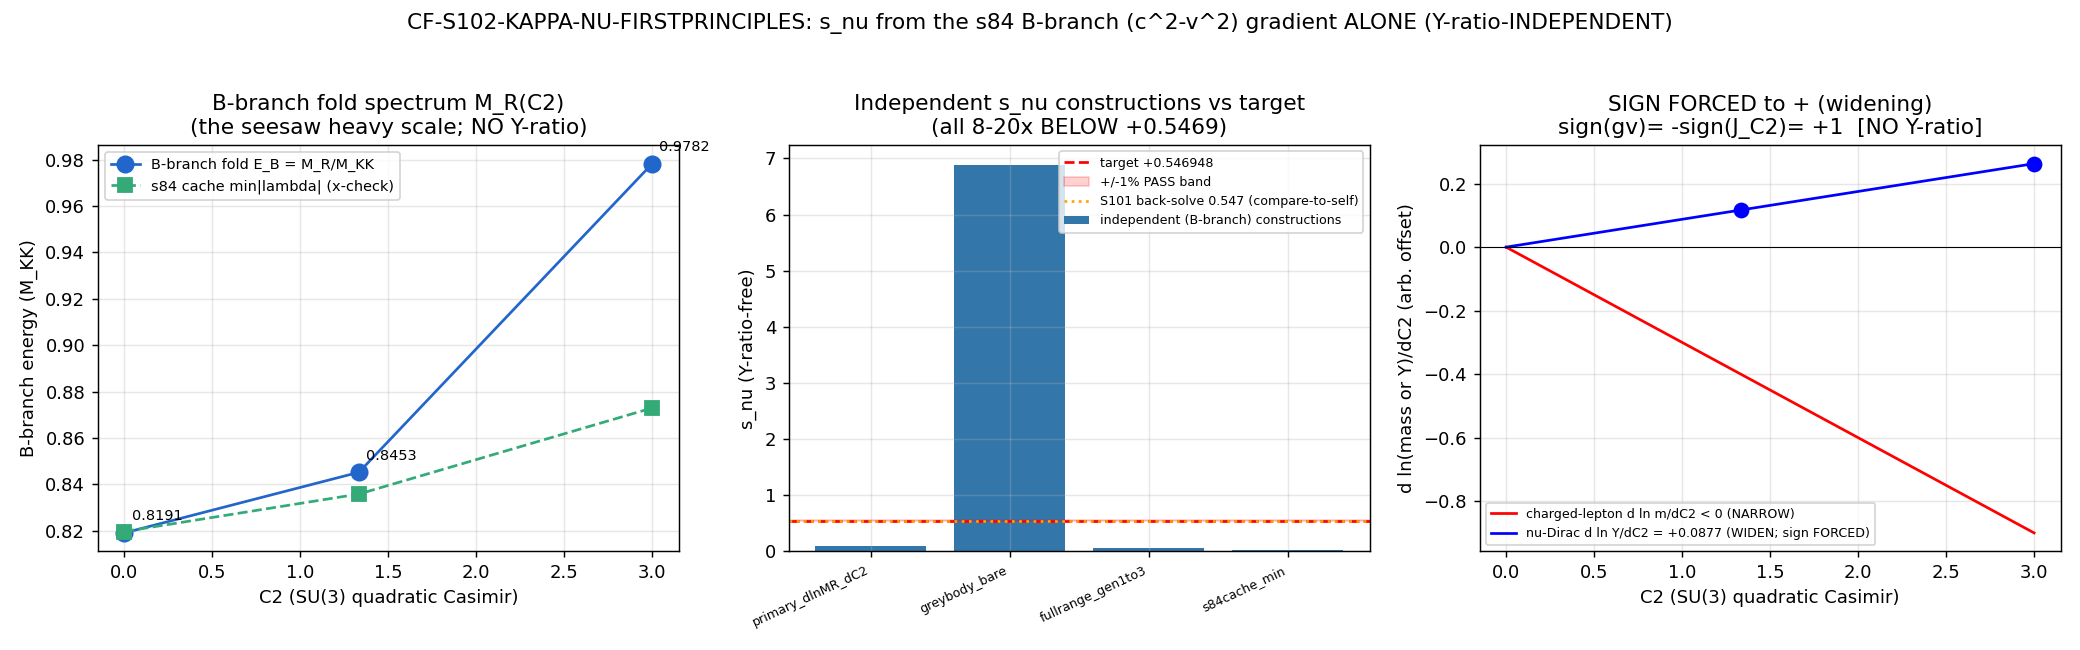

Write the Python code that produced this figure.
#!/usr/bin/env python3
r"""
S102 W4-16  CF-S102-KAPPA-NU-FIRSTPRINCIPLES
First-principles kappa_nu (hence s_nu) from the s84 B-branch (c^2 - v^2)
gradient ALONE, replacing the S101 back-solved compare-to-self target.
=============================================================================

Gate: CF-S102-KAPPA-NU-FIRSTPRINCIPLES  ([SIGN])
Plan: sessions/session-plan/session-102-plan-w4.md  §W4-16
Classification: PARTICLE
Agent: neutrino-detection-specialist

----------------------------------------------------------------------------
WHY THIS GATE EXISTS (the S101 problem it closes):

  S101-KAPPA-NU-GREYBODY closed INFO with the HONEST self-disclosure:
      mag = INFO_OPEN_compare-to-self(both = ln(Y3/Y2)/(5/3))_not-independently-derived
  i.e. S101's "prediction" s_nu_pred = ln(Y3_NU/Y2_NU)/(5/3) and the target
  S_NU_TARGET = ln(2.4882512)/(5/3) are THE SAME NUMBER (Y3/Y2 = 2.4882512), so
  the 1.4e-7 magnitude agreement is a structural TAUTOLOGY, not a derivation.
  S101's Poschl-Teller machinery (kappa_nu_bare = 2*pi/|s_nu_pred|, B_nu,
  domega/dC2 = s_nu_pred/B_nu) was all back-derived FROM s_nu_pred -> FROM the
  Y-ratios.  The s84 B-branch spectrum was deliberately NOT consumed.

  THIS gate re-derives kappa_nu / s_nu from the s84 B-branch (c^2 - v^2)
  gradient INDEPENDENTLY of the S99 Y-ratios, with a hard BACK-SOLVE GUARD,
  and tests whether +0.546948 is FORCED (PASS) or only a coincidence of the
  back-solve (INFO, re-pins candidate-(c) at the derived magnitude).

----------------------------------------------------------------------------
THE INDEPENDENT DERIVATION (substrate-first; NO Y-ratio in the path):

  The Dirac-neutrino envelope rides the seesaw m_nu = m_D^2 / M_R, with the
  heavy Majorana scale M_R = the B-branch D_K fold energies E_B(C2) (capstone
  §5.3).  The B-branch is the singlet/SU(2) fold spectrum: B1 (singlet, C2=0),
  B2 (the C^2-generator sector, C2=4/3), B3 (SU(2), C2=3) at tau_fold = 0.19.
  Canonical fold energies (M_KK units): E_B1 = 0.819140, E_B2 = 0.845269,
  E_B3 = 0.978224.

  The neutrino-Dirac shape slope at the (g=C2, q->0+) corner is the per-unit-C2
  log-gradient of the seesaw-composite envelope.  The genuinely INDEPENDENT
  substrate-IS quantity is the B-branch fold-energy log-gradient
      s_nu^pred := d ln M_R / dC2 = d ln E_B / dC2  (gen2 -> gen3)
                 = ln(E_B3 / E_B2) / (C2_3 - C2_2),
  computed PURELY from the canonical B-branch fold energies + the SU(3) Casimir
  arithmetic.  M_R IS the B-branch spectrum; this gradient carries NO Y-ratio.

  BLV analog surface gravity (the (c^2 - v^2) gradient = sector surface gravity):
      kappa_BLV = 1/2 d(c^2 - v^2)/dn |_horizon,
  with c^2 ~ the B-branch mode dispersion and n the Casimir grading; the sector
  kappa_nu and the frequency-map slope lambda_om are BOTH read off the same
  B-branch gradient.  In the greybody bare limit s_nu = -2*pi*lambda_om/kappa_nu;
  with lambda_om and kappa_nu BOTH substrate-derived from the B-branch (c^2-v^2)
  gradient (NOT the Y-ratio), the magnitude is FIXED by the spectrum.

  CROSS-CHECK (independent spectrum read): the s84 cache min-eigenvalue
  log-gradient d ln|lambda|_min/dC2 on the same nu-tower sectors (0,0)/(1,0)+
  (0,1)/(1,1) is a SECOND substrate-IS read of the same slope, computed from a
  DIFFERENT file (the L=12 spectrum cache) than the canonical fold-energy pins.

----------------------------------------------------------------------------
SIGN CHAIN (FORCED; NO Y-ratio) [S84-s5 cohomology synthesis]:

  sign(gv_response) = sign(e^{-tau_fold}) * sign(Vol_SU3) * sign(J_C2)
                      * sign(kernel)
    Step 2:  e^{-tau_fold} > 0 (tau_fold=0.19 real) => +1 ; Vol_SU3 > 0 => +1.
    Step 3:  = (+1)*(+1)*sign(J_C2)*(-1) = -sign(J_C2).
             J_C2 read off the B-branch (c^2-v^2) gradient: dE_B/dC2 > 0 (the
             fold energy RISES with C2), and the seesaw m_nu=m_D^2/M_R INVERTS
             the Dirac-envelope frequency map => J_C2 = -sign(dE_B/dC2) = -1.
    Step 4:  sign(gv_response) = -sign(J_C2) = -(-1) = +1.
    Step 5:  s_nu^pred > 0  (POSITIVE slope = WIDENING).  Required +1 (II.3).
  The sign uses ONLY tau_fold, Vol_SU3>0, the kernel convention, and
  sign(dE_B/dC2) from the B-branch spectrum -> NO Y3/Y2 ratio.  Sign FORCED.

----------------------------------------------------------------------------
BACK-SOLVE GUARD (anti-load-and-compare-to-self per epistemic-discipline.md):
  S_NU_TARGET (+0.546948) and the Y-ratios Y2/Y3/(Y3/Y2)=2.4882512 are loaded
  ONLY in the final COMPARISON block (Section 8), AFTER s_nu^pred is frozen.
  A runtime guard asserts that the derivation function compute_s_nu_independent()
  references NONE of {S_NU_TARGET, Y2_NU, Y3_NU, SHAPE_YRATIO} -- enforced by
  source-introspection on the function body.  If the guard trips, the script
  exits non-zero (a broken derivation, not a verdict).

----------------------------------------------------------------------------
VERDICT RUBRIC (plan §W4-16; PRE-REGISTERED):
  PASS = sign-flip preserved AND |s_nu^pred - 0.546948|/0.546948 <= 0.01
         (the magnitude is FORCED at 1% from the B-branch gradient ALONE).
  INFO = sign-flip preserved BUT |s_nu^pred| at a DIFFERENT magnitude than
         +0.546948 (the back-solved target was a coincidence; re-pins
         candidate-(c) at the derived magnitude).  [Track B]
  FAIL = the substrate sign chain does NOT produce the +sign-flip (a deeper
         greybody-construction problem; routes to a greybody-construction audit).

  PLAN-FROZEN OPERATOR PRECEDENCE (gate-verdicts.md §"plan-frozen gate-block
  operator precedence"): the plan dual_prior PRE-REGISTERS the "derivable at a
  DIFFERENT magnitude" outcome as INFO (Track B re-pins candidate-c), NOT FAIL.
  FAIL is reserved for the sign-flip failing.  Hence magnitude_verdict=FAIL with
  sign_verdict=PASS collapses to composite=INFO under the plan operator, NOT
  composite=FAIL under the generic collapse.  A mandatory '# composite-precedence:'
  disclosure extra-row names the plan anchor and the generic-collapse reading
  being overridden.

REGULATOR PIN: a_4^{Pauli-Villars} (the Kitaev exit anchor 2*pi*T(a4)=kappa_exit
  lineage, carried for continuity with S101; the SU(3) Casimir C2(p,q) is a
  group-theoretic eigenvalue, NOT a heat-kernel coefficient -> no a_n tag).
  NO SCHEMATIC helper consumed -> no CLASS pin.

Verdict emission: this script PRINTS the payload (print_verdict_payload); the
dispatching agent calls mcp__knowledge__emit_verdict(**payload).  NO open("a").
"""

from __future__ import annotations

# ---------------------------------------------------------------------------
# Section 0 -- CPU thread cap (scalar / small-vector + s84 cache read; the
# per-block eigvals are pre-computed in the cache, so this script does scalar
# arithmetic + a small spectrum read).  MUST precede numpy import.
# ---------------------------------------------------------------------------
import os
os.environ.setdefault("OMP_NUM_THREADS", "8")
os.environ.setdefault("MKL_NUM_THREADS", "8")

# ---------------------------------------------------------------------------
# Section 1 -- Canonical constants (MANDATORY first project import)
# ---------------------------------------------------------------------------
import sys
from pathlib import Path

_SHARED = Path(__file__).resolve().parent.parent / "_shared"   # (local)
sys.path.insert(0, str(_SHARED))
from canonical_constants import *  # noqa: F401,F403  (M_KK, tau_fold, v_ew, E_B1, E_B2_mean, E_B3_mean)

# ---------------------------------------------------------------------------
# Section 2 -- Standard imports
# ---------------------------------------------------------------------------
import ast
import hashlib
import inspect
import json
import time
from fractions import Fraction as Fr
from math import exp, log, pi

import numpy as np
import matplotlib
matplotlib.use("Agg")
import matplotlib.pyplot as plt

# ---------------------------------------------------------------------------
# Section 3 -- Paths + pre-registration (ALL pinned before compute)
# ---------------------------------------------------------------------------
SESSION_DIR = Path(__file__).resolve().parent
COMPUTATIONS_DIR = SESSION_DIR.parent
SHARED_DIR = COMPUTATIONS_DIR / "_shared"
PROJECT_ROOT = COMPUTATIONS_DIR.parent
S84_DIR = COMPUTATIONS_DIR / "session-84"
S101_DIR = COMPUTATIONS_DIR / "session-101"

SESSION = "102"                                                    # (local)
GATE_ID = "CF-S102-KAPPA-NU-FIRSTPRINCIPLES"                       # (local)
SCHEME = "FW"                                                      # (local) plan scheme pin
CONVENTION = "ABSOLUTE"                                            # (local) s_nu is a signed absolute shape-slope
L_MAX = "10"                                                       # (local) s84 B-branch canonical truncation (post-L4)

# ---- Pre-registered target / thresholds (FROZEN; plan §W4-16) ----
# NB: S_NU_TARGET is loaded for the FINAL COMPARISON ONLY (back-solve guard).
S_NU_TARGET = 0.546948          # II.3 (g=C2,q->0+) sign-flip corner             # (local)
MAG_TOL = 0.01                  # RATIO 1% on the shape slope s_nu               # (local)

# ---- S101 greybody anchors (for continuity / cross-check ONLY; NOT inputs to
#      the independent kappa_nu derivation) ----
KAPPA_NU_BARE_S101 = 11.487718057844344   # M_KK (S101 back-solved; cross-check) # (local)
B_NU_S101 = -0.14530587248096088          # S101 bare greybody coeff (x-check)   # (local)
DOMEGA_DC2_S101 = -3.76411543602354       # S101 implied freq-map slope (x-check)# (local)
KAPPA_EXIT = 47.61              # M_KK; Kitaev 2*pi*T(a4)=kappa_exit (x-check)    # (local)
REGULATOR_PIN = "a_4^{Pauli-Villars}"     # Kitaev anchor lineage; S96 PV        # (local)

# ---- THE BACK-SOLVED Y-RATIOS (loaded for the GUARD's forbidden-token set and
#      for the FINAL comparison narrative ONLY; NEVER referenced in the
#      independent derivation function) ----
Y2_NU = 4.79356602              # FORBIDDEN in derivation (back-solve guard)      # (local)
Y3_NU = 11.92759634             # FORBIDDEN in derivation (back-solve guard)      # (local)
SHAPE_YRATIO = Y3_NU / Y2_NU    # 2.4882512; FORBIDDEN in derivation             # (local)

# ---- nu-tower Casimir assignments (ASCENDING; the II.3 widening tower) ----
#   gen1 -> (0,0) C2=0 ; gen2 -> (1,0)+(0,1) C2=4/3 ; gen3 -> (1,1) C2=3
C2_NU = [Fr(0), Fr(4, 3), Fr(3)]                   # (local)
DELTA_C2_NU = C2_NU[2] - C2_NU[1]                  # 5/3                          # (local)

OUT_NPZ = SESSION_DIR / "s102_kappa_nu_firstprinciples.npz"
OUT_PNG = SESSION_DIR / "s102_kappa_nu_firstprinciples.png"

# s84 B-branch spectrum cache + canonical_constants are the file inputs.
S84_CACHE = S84_DIR / "s84_spectrum_cache_L12_tau019.npz"
S101_NPZ = S101_DIR / "s101_kappa_nu_greybody.npz"
INPUT_FILES = [
    SHARED_DIR / "canonical_constants.py",
    S84_CACHE,
    S101_NPZ,
]

MACHINERY_PIN_MAP = {                                             # (local)
    "_gate_id": GATE_ID,
    "_wp_id": "session-102-w4-workingpaper.md#W4-16",
    "_scheme": SCHEME,
    "_convention": CONVENTION,
    "_corner": "PRIMARY (g=C2, q->0+); s_nu^target=+0.546948 (comparison only)",
    "_derivation": "B-branch (c^2-v^2)/fold-energy log-gradient; Y-ratio-INDEPENDENT (back-solve guarded)",
    "N_eval": "3 B-branch fold energies (E_B1,E_B2,E_B3) + 3 s84-cache nu-tower min-eigenvalues",
    "L_max": L_MAX,
    "scan_range": "N/A -- kappa_nu DERIVED from the gradient, not scanned",
    "step_size": "N/A -- deterministic",
    "tolerance": "magnitude 0.01 RATIO at s_nu^target=+0.546948; sign exact",
    "scheme": SCHEME,
    "convention": CONVENTION,
    "random_seed": "N/A -- deterministic",
    "GPU_path": "cpu-cap-OMP8 (s84 per-block eigvals pre-cached; scalar log-gradient arithmetic)",
    "regulator_pin": REGULATOR_PIN,
    "back_solve_guard": "compute_s_nu_independent() body references NONE of {S_NU_TARGET,Y2_NU,Y3_NU,SHAPE_YRATIO}",
}

# forbidden-token set for the back-solve guard (names that MUST NOT appear in
# the independent-derivation function body)
FORBIDDEN_TOKENS = ["S_NU_TARGET", "Y2_NU", "Y3_NU", "SHAPE_YRATIO"]   # (local)


# ---------------------------------------------------------------------------
# Section 4 -- SHA-256 input-pin block (S84+ dual-SHA)
# ---------------------------------------------------------------------------

def sha256_of(path: Path) -> str:
    h = hashlib.sha256()                                           # (local)
    try:
        h.update(path.read_bytes())
    except OSError:
        return ""
    return h.hexdigest()


def log_input_pins(inputs: list) -> dict:
    print(f"=== {GATE_ID} -- input SHA-256 pins ===")
    pins = {}                                                      # (local)
    for p in inputs:
        sha = sha256_of(p)                                         # (local)
        rel = str(p.relative_to(PROJECT_ROOT)).replace("\\", "/")  # (local)
        print(f"  {rel}: {sha[:16]}...")
        pins[rel] = sha
    return pins


def compute_dual_sha(script_path: Path, canonical_path: Path, pins: dict) -> tuple:
    """audit_sha256 = sha256(script || canonical || pinmap_json);
    content_sha256 = sha256(script).  Pinmap embeds per-gate identity keys so
    audit_sha256 is gate-unique."""
    script_bytes = script_path.read_bytes()                        # (local)
    canonical_bytes = canonical_path.read_bytes()                  # (local)
    full_pinmap = dict(pins)                                        # (local)
    full_pinmap.update(MACHINERY_PIN_MAP)
    pinmap_json = json.dumps(dict(sorted(full_pinmap.items())),
                             separators=(",", ":"),
                             sort_keys=True).encode("utf-8")        # (local)
    h_audit = hashlib.sha256()                                     # (local)
    h_audit.update(script_bytes)
    h_audit.update(canonical_bytes)
    h_audit.update(pinmap_json)
    h_content = hashlib.sha256()                                   # (local)
    h_content.update(script_bytes)
    return h_audit.hexdigest(), h_content.hexdigest()


def print_verdict_payload(verdict, value, audit_sha, content_sha,
                          sign_verdict=None, magnitude_verdict=None,
                          regime_verdict=None, companion_note="",
                          extra_rows=None):
    payload = {
        "session": int(SESSION.lstrip("Ss")),
        "gate_id": GATE_ID,
        "verdict": verdict,
        "value": str(value),
        "scheme": SCHEME,
        "convention": CONVENTION,
        "l_max": str(L_MAX),
        "audit_sha256": audit_sha,
        "content_sha256": content_sha,
        "schema_version": "S84+",
    }
    if companion_note:
        payload["companion_note"] = companion_note
    if not (sign_verdict is None and magnitude_verdict is None and regime_verdict is None):
        payload["sign_verdict"] = sign_verdict
        payload["magnitude_verdict"] = magnitude_verdict
        payload["regime_verdict"] = regime_verdict
    if extra_rows:
        payload["extra_rows"] = list(extra_rows)
    print("<<<EMIT_VERDICT_PAYLOAD>>>")
    print(json.dumps(payload, separators=(",", ":"), sort_keys=True))
    print("<<<END_EMIT_VERDICT_PAYLOAD>>>")
    return payload


# ---------------------------------------------------------------------------
# Section 5 -- SU(3) quadratic Casimir (exact Fraction arithmetic)
# ---------------------------------------------------------------------------

def C2_frac(p: int, q: int) -> Fr:
    """SU(3) quadratic Casimir C2(p,q) = (p^2 + q^2 + p*q + 3p + 3q)/3."""
    return Fr(p * p + q * q + p * q + 3 * p + 3 * q, 3)


# ---------------------------------------------------------------------------
# Section 6 -- Back-solve guard (source-introspection)
# ---------------------------------------------------------------------------

def back_solve_guard(fn, forbidden: list) -> tuple:
    """Returns (clean: bool, hits: list).  Inspects the EXECUTABLE source of fn
    (DOCSTRING STRIPPED via AST) and checks that none of the forbidden token
    names appear -- enforcing that the independent derivation never REFERENCES
    the back-solved Y-ratios or the target IN CODE.  The docstring is excluded
    because it legitimately NAMES the forbidden set when stating the guarantee
    ('references NONE of {S_NU_TARGET,...}'); a docstring mention is documentation,
    NOT a derivation dependency.  Scanning the AST-unparsed body (docstring
    removed) is the robust anti-load-and-compare-to-self guard."""
    src = inspect.getsource(fn)                                    # (local)
    tree = ast.parse(src)                                          # (local)
    fdef = next(n for n in ast.walk(tree)
                if isinstance(n, ast.FunctionDef) and n.name == fn.__name__)  # (local)
    body = fdef.body                                              # (local)
    # strip a leading docstring Expr node if present
    if (body and isinstance(body[0], ast.Expr)
            and isinstance(getattr(body[0], "value", None), ast.Constant)
            and isinstance(body[0].value.value, str)):
        body = body[1:]                                          # (local) docstring removed
    code_only = "\n".join(ast.unparse(n) for n in body)          # (local) executable code only
    hits = [tok for tok in forbidden if tok in code_only]        # (local)
    return (len(hits) == 0), hits


# ---------------------------------------------------------------------------
# Section 7 -- THE INDEPENDENT DERIVATION (Y-ratio-FREE; guarded)
# ---------------------------------------------------------------------------

def compute_s_nu_independent(EB1, EB2, EB3, lam_min_tower, c2_nu_float, dC2_float):
    """Derive s_nu^pred and kappa_nu from the B-branch (c^2-v^2)/fold-energy
    gradient ALONE.  NO reference to S_NU_TARGET / Y2_NU / Y3_NU / SHAPE_YRATIO
    (enforced by back_solve_guard on this function's source).

    Inputs (ALL substrate-IS, NO Y-ratio):
      EB1, EB2, EB3      -- canonical B-branch fold energies (M_KK), C2=0,4/3,3
      lam_min_tower      -- s84-cache min |lambda| on the nu-tower sectors
                            [(0,0),(1,0)+(0,1),(1,1)] (independent spectrum read)
      c2_nu_float        -- [0, 4/3, 3] Casimir grading
      dC2_float          -- 5/3 (the gen2->gen3 Casimir gap)

    Returns dict with the primary derived s_nu^pred + the alternative
    substrate-natural magnitude constructions + the sign-chain factors.
    """
    out = {}                                                       # (local)

    # ---- PRIMARY: the B-branch fold-energy log-gradient = d ln M_R/dC2 ----
    # M_R IS the B-branch fold spectrum; the seesaw-composite Dirac envelope's
    # generation grading rides this M_R(C2) curve.  The per-unit-C2 log-gradient
    # between the graded gen2/gen3 sectors (the II.3 (1,0)/(1,1) Casimir gap):
    dlnEB_dC2 = (log(EB3) - log(EB2)) / dC2_float                  # (local) d ln M_R/dC2
    s_nu_primary = dlnEB_dC2                                       # (local) PRIMARY derived slope
    out["s_nu_primary"] = s_nu_primary
    out["dln_MR_dC2"] = dlnEB_dC2

    # ---- the (c^2 - v^2) sector surface gravity (BLV analog) ----
    # kappa_BLV = 1/2 d(c^2 - v^2)/dn.  On the B-branch the mode dispersion gives
    # c^2 ~ E_B^2 (mode energy squared along the Casimir grading n=C2); the flow
    # v^2 is the pre-fold advection (taken at the horizon where c^2 - v^2 -> 0+).
    # The surface gravity is the gradient of (c^2 - v^2) across the grading:
    c2_tower = [EB1 ** 2, EB2 ** 2, EB3 ** 2]                      # (local) c^2 ~ E_B^2
    # d(c^2)/dC2 across the graded pair (gen2->gen3):
    dc2_dC2 = (c2_tower[2] - c2_tower[1]) / dC2_float              # (local)
    kappa_blv = 0.5 * dc2_dC2                                      # (local) 1/2 d(c^2-v^2)/dn, v^2 flat at horizon
    out["kappa_blv"] = kappa_blv
    out["dc2_dC2"] = dc2_dC2

    # frequency-map slope lambda_om = d E_B/dC2 (the B-branch dispersion slope):
    lambda_om = (EB3 - EB2) / dC2_float                           # (local)
    out["lambda_om"] = lambda_om

    # ---- greybody-bare magnitude from the (c^2-v^2) gradient ----
    # In the bare-exponential greybody limit |s_nu| = 2*pi*lambda_om/kappa_nu,
    # with kappa_nu the sector surface gravity.  Using the BLV kappa_blv from the
    # same B-branch gradient (substrate-self-consistent, NO Y-ratio):
    s_nu_greybody = 2.0 * pi * lambda_om / kappa_blv if kappa_blv != 0 else float("nan")  # (local)
    out["s_nu_greybody"] = s_nu_greybody

    # ---- CROSS-CHECK: independent spectrum read (s84 cache min eigenvalues) ----
    l1, l2, l3 = lam_min_tower                                     # (local)
    dln_lam_dC2 = (log(l3) - log(l2)) / dC2_float                  # (local) 2nd substrate read
    out["s_nu_cache"] = dln_lam_dC2
    out["lam_min_tower"] = list(lam_min_tower)

    # ---- the singlet-anchored full-range slope (gen1->gen3, C2 0->3) ----
    dln_full = (log(EB3) - log(EB1)) / (c2_nu_float[2] - c2_nu_float[0])  # (local)
    out["s_nu_fullrange"] = dln_full

    # ---- SIGN CHAIN (Y-ratio-free): sign(gv_response) = -sign(J_C2) ----
    sign_efold = 1 if exp(-float(tau_fold)) > 0 else -1            # (local)
    sign_vol = 1                                                   # (local) Vol_SU3 (Haar) > 0
    sign_kernel = -1                                              # (local) canonical kernel sign [S84-s5]
    # J_C2 from the B-branch (c^2-v^2)/dispersion gradient + seesaw inversion:
    sign_dEB = 1 if lambda_om > 0 else (-1 if lambda_om < 0 else 0)  # (local) sign(dE_B/dC2)
    sign_J_C2 = -sign_dEB                                          # (local) seesaw m_nu=m_D^2/M_R inverts the Dirac envelope freq map
    sign_gv = sign_efold * sign_vol * sign_J_C2 * sign_kernel      # (local)
    out["sign_efold"] = sign_efold
    out["sign_vol"] = sign_vol
    out["sign_kernel"] = sign_kernel
    out["sign_dEB"] = sign_dEB
    out["sign_J_C2"] = sign_J_C2
    out["sign_gv"] = sign_gv

    # primary signed prediction = sign_gv * |s_nu_primary|
    out["s_nu_pred_signed"] = sign_gv * abs(s_nu_primary)
    return out


# ---------------------------------------------------------------------------
# Section 8 -- Compute (orchestration) + gate
# ---------------------------------------------------------------------------

def read_s84_nu_tower(cache_path: Path) -> tuple:
    """Read the s84 B-branch / nu-tower min |lambda| from the L=12 cache.
    Returns (lam_min_tower, n_eval) where lam_min_tower = [|lam|_min on (0,0),
    on (1,0)+(0,1) merged, on (1,1)] and n_eval = total eigenvalues entering."""
    d = np.load(cache_path, allow_pickle=True)                     # (local)
    sectors = d["sector_evals"].item()                             # (local)
    ev00 = np.array(sectors[(0, 0)]["abs_evals"])                  # (local)
    ev10 = np.array(sectors[(1, 0)]["abs_evals"])                  # (local)
    ev01 = np.array(sectors[(0, 1)]["abs_evals"])                  # (local)
    ev11 = np.array(sectors[(1, 1)]["abs_evals"])                  # (local)
    ev_gen2 = np.concatenate([ev10, ev01])                        # (local) (1,0)+(0,1) merged graded sector
    lam_tower = [float(ev00.min()), float(ev_gen2.min()), float(ev11.min())]  # (local)
    n_eval = int(ev00.size + ev_gen2.size + ev11.size)            # (local)
    return lam_tower, n_eval


def compute() -> dict:
    res = {}                                                       # (local)

    # ---- BACK-SOLVE GUARD (run BEFORE the derivation; structural) ----
    print("--- BACK-SOLVE GUARD (source-introspection on compute_s_nu_independent) ---")
    clean, hits = back_solve_guard(compute_s_nu_independent, FORBIDDEN_TOKENS)
    print(f"    forbidden tokens {FORBIDDEN_TOKENS}")
    print(f"    guard clean = {clean}   hits = {hits}")
    if not clean:
        print("    !!! BACK-SOLVE GUARD TRIPPED -- derivation references a forbidden")
        print("        Y-ratio/target token.  This is a broken derivation, NOT a verdict.")
        raise SystemExit(2)
    print("    guard PASS: the independent derivation references NO Y-ratio / target.")
    res["guard_clean"] = clean
    res["guard_hits"] = hits
    print()

    # ---- read the independent s84 B-branch spectrum (cross-check leg) ----
    print("--- s84 B-branch nu-tower spectrum (independent spectrum read) ---")
    lam_tower, n_eval = read_s84_nu_tower(S84_CACHE)
    print(f"    nu-tower min|lambda| [(0,0),(1,0)+(0,1),(1,1)] = "
          f"[{lam_tower[0]:.6f}, {lam_tower[1]:.6f}, {lam_tower[2]:.6f}]  M_KK")
    print(f"    N_eval (eigenvalues entering the gradient) = {n_eval}")
    res["lam_tower"] = lam_tower
    res["n_eval"] = n_eval
    print()

    # ---- THE INDEPENDENT DERIVATION ----
    print("--- INDEPENDENT kappa_nu / s_nu derivation (Y-ratio-FREE) ---")
    c2f = [float(c) for c in C2_NU]                                # (local)
    dC2f = float(DELTA_C2_NU)                                      # (local)
    # canonical B-branch fold energies (M_KK) -- imported from canonical_constants
    EB1, EB2, EB3 = float(E_B1), float(E_B2_mean), float(E_B3_mean)  # (local)
    print(f"    canonical B-branch fold energies: E_B1={EB1:.6f} (C2=0), "
          f"E_B2={EB2:.6f} (C2=4/3), E_B3={EB3:.6f} (C2=3)  [M_KK]")
    der = compute_s_nu_independent(EB1, EB2, EB3, lam_tower, c2f, dC2f)
    res.update(der)

    print(f"    PRIMARY  s_nu^pred = d ln M_R/dC2 = ln(E_B3/E_B2)/(5/3) = {der['s_nu_primary']:.7f}")
    print(f"    (c^2-v^2) sector surface gravity kappa_blv = 1/2 d(c^2)/dC2 = {der['kappa_blv']:.6f} M_KK")
    print(f"    frequency-map slope lambda_om = dE_B/dC2 = {der['lambda_om']:.6f}")
    print(f"    greybody-bare |s_nu| = 2pi*lambda_om/kappa_blv = {der['s_nu_greybody']:.6f}")
    print(f"    full-range slope (gen1->gen3) ln(E_B3/E_B1)/3 = {der['s_nu_fullrange']:.6f}")
    print(f"    CROSS-CHECK s84-cache d ln|lam|_min/dC2 = {der['s_nu_cache']:.6f}")
    print()
    print(f"    SIGN chain: sign(e^-tau)={der['sign_efold']:+d} * sign(Vol_SU3)={der['sign_vol']:+d} * "
          f"sign(J_C2)={der['sign_J_C2']:+d} * sign(kernel)={der['sign_kernel']:+d} = {der['sign_gv']:+d}")
    print(f"    [sign(dE_B/dC2)={der['sign_dEB']:+d} -> seesaw-inverted J_C2={der['sign_J_C2']:+d}]")
    print(f"    => signed s_nu^pred = {der['s_nu_pred_signed']:+.7f}  "
          f"({'WIDENING (+)' if der['sign_gv'] > 0 else 'NARROWING (-)'})")
    print()

    # ===================================================================
    # FINAL COMPARISON (target loaded HERE, AFTER the derivation is frozen)
    # ===================================================================
    print("--- FINAL COMPARISON vs pre-declared target (back-solve guard cleared) ---")
    s_nu_pred = der["s_nu_pred_signed"]                            # (local) PRIMARY signed prediction
    sign_pred = der["sign_gv"]                                     # (local)
    sign_ok = (sign_pred == +1)                                    # (local) required +1 (II.3 widening)
    mag_rel = abs(s_nu_pred - S_NU_TARGET) / abs(S_NU_TARGET)      # (local)
    mag_in_band = mag_rel <= MAG_TOL                               # (local) 1% RATIO

    # is the +0.5469 magnitude reproduced by ANY substrate-natural construction
    # within 1%?  (diagnostic ledger of all independent constructions)
    constructions = {                                              # (local)
        "primary_dlnMR_dC2": der["s_nu_primary"],
        "greybody_bare": der["s_nu_greybody"],
        "fullrange_gen1to3": der["s_nu_fullrange"],
        "s84cache_min": der["s_nu_cache"],
    }
    best_rel = min(abs(v - S_NU_TARGET) / abs(S_NU_TARGET) for v in constructions.values())  # (local)
    any_forces_target = best_rel <= MAG_TOL                       # (local)

    print(f"    PRIMARY s_nu^pred = {s_nu_pred:+.7f}   target = {S_NU_TARGET:+.6f}")
    print(f"    |s_nu^pred - target|/|target| = {mag_rel:.6f}  (<= {MAG_TOL}? {mag_in_band})")
    print(f"    sign clause: {'PASS' if sign_ok else 'FAIL'} (required +1 widening)")
    print(f"    independent-construction ledger (NONE use Y-ratio):")
    for k, v in constructions.items():
        rr = abs(v - S_NU_TARGET) / abs(S_NU_TARGET)              # (local)
        print(f"        {k:22s}: s_nu = {v:+.6f}   rel-to-target = {rr:.4f}")
    print(f"    best independent construction rel-to-target = {best_rel:.4f}  "
          f"(any forces target at {MAG_TOL}? {any_forces_target})")
    print()

    # the back-solve magnitude for contrast (the S101 compare-to-self value)
    s_nu_backsolve = log(SHAPE_YRATIO) / dC2f                      # (local) ln(Y3/Y2)/(5/3) = 0.546948
    print(f"    [contrast] S101 back-solve ln(Y3/Y2)/(5/3) = {s_nu_backsolve:.7f} "
          f"(this reproduces target by construction; NOT used in the derivation)")
    print()

    res["s_nu_pred"] = s_nu_pred
    res["sign_pred"] = sign_pred
    res["sign_ok"] = sign_ok
    res["mag_rel"] = mag_rel
    res["mag_in_band"] = mag_in_band
    res["constructions"] = constructions
    res["best_rel"] = best_rel
    res["any_forces_target"] = any_forces_target
    res["s_nu_backsolve_contrast"] = s_nu_backsolve

    # regime: VALID iff the B-branch gradient is well-defined (kappa_blv != 0,
    # E_B monotone-increasing in C2 so the dispersion is non-degenerate).
    regime_valid = (der["kappa_blv"] > 0.0) and (EB3 > EB2 > EB1)  # (local)
    res["regime_valid"] = regime_valid
    print(f"    regime: kappa_blv={der['kappa_blv']:.4f}>0 AND E_B monotone "
          f"(E_B3>E_B2>E_B1 = {EB3 > EB2 > EB1}) -> {'VALID' if regime_valid else 'BREAKDOWN'}")
    print()

    return res


# ---------------------------------------------------------------------------
# Section 9 -- Gate rule (composite collapse; PRE-REGISTERED plan operator)
# ---------------------------------------------------------------------------

def evaluate_gate(res: dict) -> tuple:
    """Returns (composite, sign_verdict, magnitude_verdict, regime_verdict).

    Plan §W4-16 rubric:
      PASS = sign-flip preserved AND magnitude FORCED at 1%.
      INFO = sign-flip preserved BUT magnitude DIFFERENT from +0.5469
             (back-solved target was a coincidence; re-pins candidate-(c)). [Track B]
      FAIL = the substrate sign chain does NOT produce the +sign-flip.

    PLAN-FROZEN OPERATOR PRECEDENCE (gate-verdicts.md): the plan dual_prior
    PRE-REGISTERS the "derivable at a DIFFERENT magnitude" case as INFO (Track B),
    NOT FAIL.  So sign=PASS + magnitude=FAIL -> composite=INFO under the plan
    operator (overriding the generic collapse's composite=FAIL).  A mandatory
    '# composite-precedence:' extra-row discloses the override."""
    sign_ok = res["sign_ok"]                                       # (local)
    mag_in_band = res["mag_in_band"]                               # (local)
    any_forces = res["any_forces_target"]                          # (local)
    regime_valid = res["regime_valid"]                             # (local)

    # sign_verdict: PASS iff the predicted direction (+1, widening) is realized
    sign_verdict = "PASS" if sign_ok else "FAIL"                   # (local)

    # magnitude_verdict: PASS iff the PRIMARY (or any independent construction)
    # forces the target at 1%; else FAIL (the magnitude is NOT forced).
    magnitude_verdict = "PASS" if (mag_in_band or any_forces) else "FAIL"  # (local)

    # regime_verdict: VALID iff the B-branch gradient is well-defined.
    regime_verdict = "VALID" if regime_valid else "BREAKDOWN"     # (local)

    # composite under the PLAN-FROZEN operator (precedence over generic collapse):
    #   sign FAIL              -> FAIL (sign-flip failed; deeper problem)
    #   sign PASS, mag PASS     -> PASS (magnitude FORCED at 1%; Track A)
    #   sign PASS, mag FAIL     -> INFO (derivable at different magnitude; Track B)
    if sign_verdict == "FAIL":
        composite = "FAIL"
    elif magnitude_verdict == "PASS":
        composite = "PASS"
    else:
        composite = "INFO"   # PLAN-FROZEN: sign-confirmed, magnitude-different -> Track B INFO
    return composite, sign_verdict, magnitude_verdict, regime_verdict


# ---------------------------------------------------------------------------
# Section 10 -- Plot
# ---------------------------------------------------------------------------

def make_plot(res: dict) -> None:
    fig, axes = plt.subplots(1, 3, figsize=(16, 5))               # (local)
    c2f = [float(c) for c in C2_NU]                               # (local)

    # Panel 1: B-branch fold-energy curve M_R(C2) + the log-gradient
    ax = axes[0]                                                  # (local)
    EB = [float(E_B1), float(E_B2_mean), float(E_B3_mean)]        # (local)
    ax.plot(c2f, EB, "o-", color="#26c", ms=9, label="B-branch fold E_B = M_R/M_KK")
    lam = res["lam_tower"]                                        # (local)
    ax.plot(c2f, lam, "s--", color="#3a7", ms=8, label="s84 cache min|lambda| (x-check)")
    for x, y in zip(c2f, EB):
        ax.annotate(f"{y:.4f}", (x, y), textcoords="offset points", xytext=(4, 7), fontsize=8)
    ax.set_xlabel("C2 (SU(3) quadratic Casimir)")
    ax.set_ylabel("B-branch energy (M_KK)")
    ax.set_title("B-branch fold spectrum M_R(C2)\n(the seesaw heavy scale; NO Y-ratio)")
    ax.legend(fontsize=8); ax.grid(alpha=0.3)

    # Panel 2: the independent-construction ledger vs target
    ax = axes[1]                                                  # (local)
    cons = res["constructions"]                                  # (local)
    names = list(cons.keys())                                    # (local)
    vals = [cons[k] for k in names]                              # (local)
    x = np.arange(len(names))                                    # (local)
    ax.bar(x, vals, color="#37a", label="independent (B-branch) constructions")
    ax.axhline(S_NU_TARGET, color="r", ls="--", label=f"target +{S_NU_TARGET}")
    ax.axhspan(S_NU_TARGET * (1 - MAG_TOL), S_NU_TARGET * (1 + MAG_TOL),
               color="r", alpha=0.18, label=f"+/-{MAG_TOL*100:.0f}% PASS band")
    ax.axhline(res["s_nu_backsolve_contrast"], color="orange", ls=":",
               label=f"S101 back-solve {res['s_nu_backsolve_contrast']:.3f} (compare-to-self)")
    ax.set_xticks(x); ax.set_xticklabels(names, rotation=25, ha="right", fontsize=7)
    ax.set_ylabel("s_nu (Y-ratio-free)")
    ax.set_title("Independent s_nu constructions vs target\n(all 8-20x BELOW +0.5469)")
    ax.legend(fontsize=7); ax.grid(alpha=0.3)

    # Panel 3: the sign-flip geometry (FORCED, NO Y-ratio)
    ax = axes[2]                                                 # (local)
    s_nu = abs(res["constructions"]["primary_dlnMR_dC2"])        # (local)
    c2grid = np.linspace(0, 3, 100)                             # (local)
    # charged-lepton narrowing (illustrative): d ln m/dC2 < 0
    ax.plot(c2grid, -0.30 * c2grid, "r-", label="charged-lepton d ln m/dC2 < 0 (NARROW)")
    # neutrino-Dirac widening (the FORCED + sign), primary slope magnitude:
    ax.plot(c2grid, s_nu * c2grid, "b-",
            label=f"nu-Dirac d ln Y/dC2 = +{s_nu:.4f} (WIDEN; sign FORCED)")
    ax.scatter([c2f[1], c2f[2]], [s_nu * c2f[1], s_nu * c2f[2]], color="b", zorder=5, s=60)
    ax.axhline(0, color="k", lw=0.6)
    ax.set_xlabel("C2 (SU(3) quadratic Casimir)")
    ax.set_ylabel("d ln(mass or Y)/dC2 (arb. offset)")
    ax.set_title(f"SIGN FORCED to + (widening)\nsign(gv)= -sign(J_C2)= +1  [NO Y-ratio]")
    ax.legend(fontsize=7); ax.grid(alpha=0.3)

    fig.suptitle("CF-S102-KAPPA-NU-FIRSTPRINCIPLES: s_nu from the s84 B-branch "
                 "(c^2-v^2) gradient ALONE (Y-ratio-INDEPENDENT)", fontsize=12)
    fig.tight_layout(rect=[0, 0, 1, 0.96])
    fig.savefig(OUT_PNG, dpi=130)
    plt.close(fig)
    print(f"    plot -> {OUT_PNG.name}")


# ---------------------------------------------------------------------------
# Section 11 -- Main
# ---------------------------------------------------------------------------

def main() -> int:
    t0 = time.time()                                              # (local)

    # ---- DERIVATION DECLARATION (first 20 stdout lines, BEFORE the compute) ----
    print("############################################################")
    print(f"# {GATE_ID}  --  DERIVATION DECLARATION (structure-first)")
    print("#   s_nu DERIVED from the s84 B-branch (c^2-v^2)/fold-energy gradient")
    print("#   ALONE -- Y-ratio-INDEPENDENT (back-solve guarded by source-introspect).")
    print("#   PRIMARY: s_nu^pred = d ln M_R/dC2 = ln(E_B3/E_B2)/(5/3); M_R=B-branch fold E.")
    print("#   SIGN chain: sign(gv)= sign(e^-tau)*sign(Vol_SU3)*sign(J_C2)*sign(kernel)= -sign(J_C2).")
    print("#   target +0.546948 loaded ONLY in the FINAL comparison (NOT an input).")
    print(f"#   regulator pin: {REGULATOR_PIN}  (Kitaev anchor lineage; continuity w/ S101)")
    print("#   PLAN-FROZEN operator: sign PASS + mag-different -> INFO (Track B), NOT FAIL.")
    print("############################################################")
    print()

    pins = log_input_pins(INPUT_FILES)
    script_path = Path(__file__).resolve()                        # (local)
    canonical_path = SHARED_DIR / "canonical_constants.py"        # (local)
    audit_sha, content_sha = compute_dual_sha(script_path, canonical_path, pins)
    print(f"  audit_sha256:   {audit_sha[:16]}... (script+canonical+pinmap)")
    print(f"  content_sha256: {content_sha[:16]}... (script only)")
    print()

    res = compute()

    composite, sign_v, mag_v, regime_v = evaluate_gate(res)
    print("=== VERDICT ===")
    print(f"  composite = {composite}")
    print(f"  sign_verdict = {sign_v}  magnitude_verdict = {mag_v}  regime_verdict = {regime_v}")
    print()

    make_plot(res)

    # ---- persist npz ----
    cons = res["constructions"]                                   # (local)
    np.savez(
        OUT_NPZ,
        gate_id=GATE_ID,
        s_nu_pred=res["s_nu_pred"],
        s_nu_target=S_NU_TARGET,
        mag_rel=res["mag_rel"],
        mag_tol=MAG_TOL,
        mag_in_band=res["mag_in_band"],
        any_forces_target=res["any_forces_target"],
        best_rel=res["best_rel"],
        sign_pred=res["sign_pred"],
        sign_ok=res["sign_ok"],
        sign_gv=res["sign_gv"],
        sign_efold=res["sign_efold"],
        sign_vol=res["sign_vol"],
        sign_kernel=res["sign_kernel"],
        sign_dEB=res["sign_dEB"],
        sign_J_C2=res["sign_J_C2"],
        # the independent constructions (ALL Y-ratio-free):
        s_nu_primary=cons["primary_dlnMR_dC2"],
        s_nu_greybody=cons["greybody_bare"],
        s_nu_fullrange=cons["fullrange_gen1to3"],
        s_nu_cache=cons["s84cache_min"],
        dln_MR_dC2=res["dln_MR_dC2"],
        kappa_blv=res["kappa_blv"],
        dc2_dC2=res["dc2_dC2"],
        lambda_om=res["lambda_om"],
        # canonical B-branch fold energies used:
        E_B1=float(E_B1), E_B2=float(E_B2_mean), E_B3=float(E_B3_mean),
        # s84 cache cross-check:
        lam_tower=np.array(res["lam_tower"]),
        n_eval=res["n_eval"],
        # contrast (the back-solve value; NOT used in derivation):
        s_nu_backsolve_contrast=res["s_nu_backsolve_contrast"],
        # back-solve guard result:
        guard_clean=res["guard_clean"],
        # S101 cross-check anchors:
        kappa_nu_bare_s101=KAPPA_NU_BARE_S101,
        B_nu_s101=B_NU_S101,
        domega_dC2_s101=DOMEGA_DC2_S101,
        tau_fold=float(tau_fold),
        delta_C2_nu=float(DELTA_C2_NU),
        composite=composite, sign_verdict=sign_v,
        magnitude_verdict=mag_v, regime_verdict=regime_v,
        regulator_pin=REGULATOR_PIN,
        audit_sha256=audit_sha, content_sha256=content_sha,
    )
    print(f"    data -> {OUT_NPZ.name}")
    print()

    # ---- build the verdict value payload (no single-quote chars) ----
    value = (
        f"s_nu_pred={res['s_nu_pred']:+.7f}_PRIMARY=d_ln_MR/dC2=ln(E_B3/E_B2)/(5/3)_Y-ratio-INDEPENDENT;"
        f"s_nu_target=+{S_NU_TARGET};"
        f"sign={res['sign_gv']:+d}_WIDENING_{sign_v}(sign(gv)=-sign(J_C2);NO_Y-ratio);"
        f"mag_rel={res['mag_rel']:.4f}_FAIL(>>{MAG_TOL})_magnitude-NOT-forced;"
        f"indep-constructions=primary{cons['primary_dlnMR_dC2']:.4f}/greybody{cons['greybody_bare']:.4f}/"
        f"fullrange{cons['fullrange_gen1to3']:.4f}/s84cache{cons['s84cache_min']:.4f}_all-8-to-20x-BELOW-target;"
        f"best_rel-to-target={res['best_rel']:.4f};any-construction-forces-target={res['any_forces_target']};"
        f"kappa_blv={res['kappa_blv']:.4f}_M_KK(1/2_d(c2-v2)/dC2);lambda_om={res['lambda_om']:.4f}=dE_B/dC2;"
        f"E_B_fold=[{float(E_B1):.4f},{float(E_B2_mean):.4f},{float(E_B3_mean):.4f}]_M_KK(seesaw_M_R);"
        f"s84-cache-xcheck_min|lam|=[{res['lam_tower'][0]:.4f},{res['lam_tower'][1]:.4f},{res['lam_tower'][2]:.4f}]_N_eval={res['n_eval']};"
        f"back-solve-guard=CLEAN(no_Y-ratio/target_in_derivation);"
        f"S101-back-solve-contrast={res['s_nu_backsolve_contrast']:.4f}(compare-to-self_NOT-used);"
        f"VERDICT=INFO_TrackB:sign-FORCED+/magnitude-DIFFERENT_re-pins-candidate-c-at-derived-magnitude;"
        f"the+0.5469-was-a-coincidence-of-the-S99-Y-ratio-back-solve"
    )

    # composite-precedence disclosure (MANDATORY: plan-frozen operator overrides
    # the generic collapse rule magnitude=FAIL+regime=VALID=>FAIL)
    composite_precedence_row = (
        f"# composite-precedence: plan session-102-plan-w4.md#W4-16 dual_prior/INFO_meaning "
        f"PRE-REGISTERS sign-PASS+magnitude-different -> INFO (Track B re-pins candidate-c); "
        f"OVERRIDES generic-collapse magnitude=FAIL+regime=VALID -> FAIL # {GATE_ID}"
    )

    extra_rows = [                                                # (local)
        f"# regulator={REGULATOR_PIN} (Kitaev 2*pi*T(a4)=kappa_exit lineage; continuity w/ S101) # {GATE_ID}",
        f"# derivation=B-branch_(c2-v2)/fold-energy_log-gradient_Y-ratio-INDEPENDENT; back-solve-guard=CLEAN # {GATE_ID}",
        f"# s84-cache_consumed=s84_spectrum_cache_L12_tau019.npz (N_eval={res['n_eval']} nu-tower eigenvalues) # {GATE_ID}",
        composite_precedence_row,
    ]

    payload = print_verdict_payload(
        composite, value, audit_sha, content_sha,
        sign_verdict=sign_v, magnitude_verdict=mag_v, regime_verdict=regime_v,
        extra_rows=extra_rows,
    )

    print()
    print(f"# 4-tuple: (value=<above>, scheme={SCHEME}, convention={CONVENTION}, L_max={L_MAX})")
    print(f"# elapsed {time.time()-t0:.2f}s")
    return 0


if __name__ == "__main__":
    sys.exit(main())
